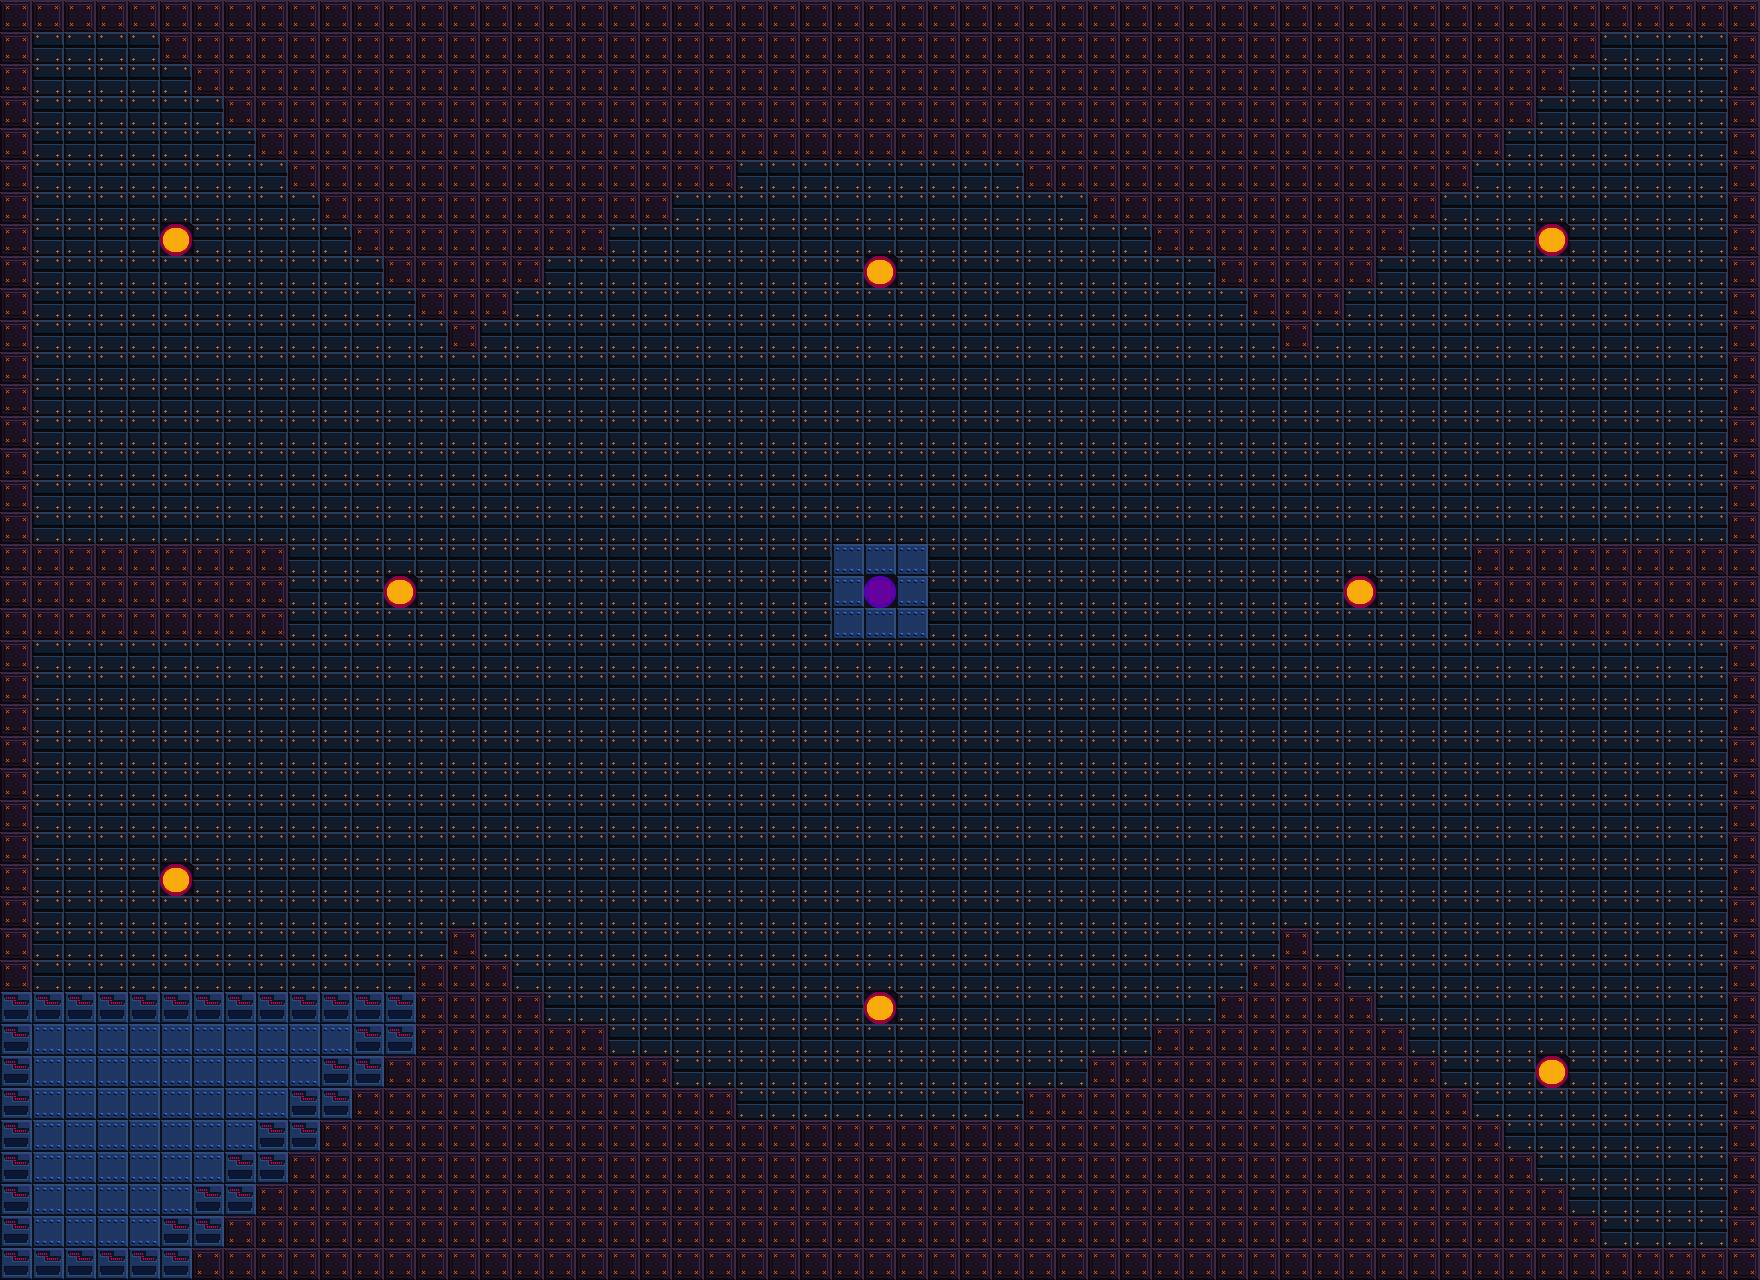

The image is a tile-based game level rendered from a .tmx file. Its description and source (layers, tilesets, objects; grid data summarised) follow:
An orthogonal 55x40 tile map with 32x32 px tiles, 4 tile layers (Walls, Floor, PlayerSpawner, EnemySpawner).

<map version="1.2" tiledversion="1.3.1" orientation="orthogonal" renderorder="right-down" compressionlevel="-1" width="55" height="40" tilewidth="32" tileheight="32" infinite="0" nextlayerid="5" nextobjectid="1">
 <tileset firstgid="1" name="StellarMetallicTileset" tilewidth="32" tileheight="32" tilecount="6" columns="0">
  <grid orientation="orthogonal" width="1" height="1" />
  <tile id="0">
   <image width="32" height="32" source="Sprites/Purple_Wall.png" />
  </tile>
  <tile id="1">
   <image width="32" height="32" source="Sprites/Blue_Tile.png" />
  </tile>
  <tile id="2">
   <image width="32" height="32" source="Sprites/T_Wall.png" />
  </tile>
  <tile id="3">
   <image width="32" height="32" source="Sprites/T_Tile.png" />
  </tile>
  <tile id="4">
   <image width="32" height="32" source="Sprites/player_spawn.png" />
  </tile>
  <tile id="5">
   <image width="32" height="32" source="Sprites/enemy_spawn.png" />
  </tile>
 </tileset>
 <layer id="1" name="Walls" width="55" height="40">
  <data>[2200 cells, 749 non-empty, 2 distinct tile ids]</data>
 </layer>
 <layer id="2" name="Floor" width="55" height="40">
  <data>[2200 cells, 1451 non-empty, 2 distinct tile ids]</data>
 </layer>
 <layer id="3" name="PlayerSpawner" width="55" height="40">
  <data>[2200 cells, 1 non-empty, 1 distinct tile ids]</data>
 </layer>
 <layer id="4" name="EnemySpawner" width="55" height="40">
  <data>[2200 cells, 8 non-empty, 1 distinct tile ids]</data>
 </layer>
</map>